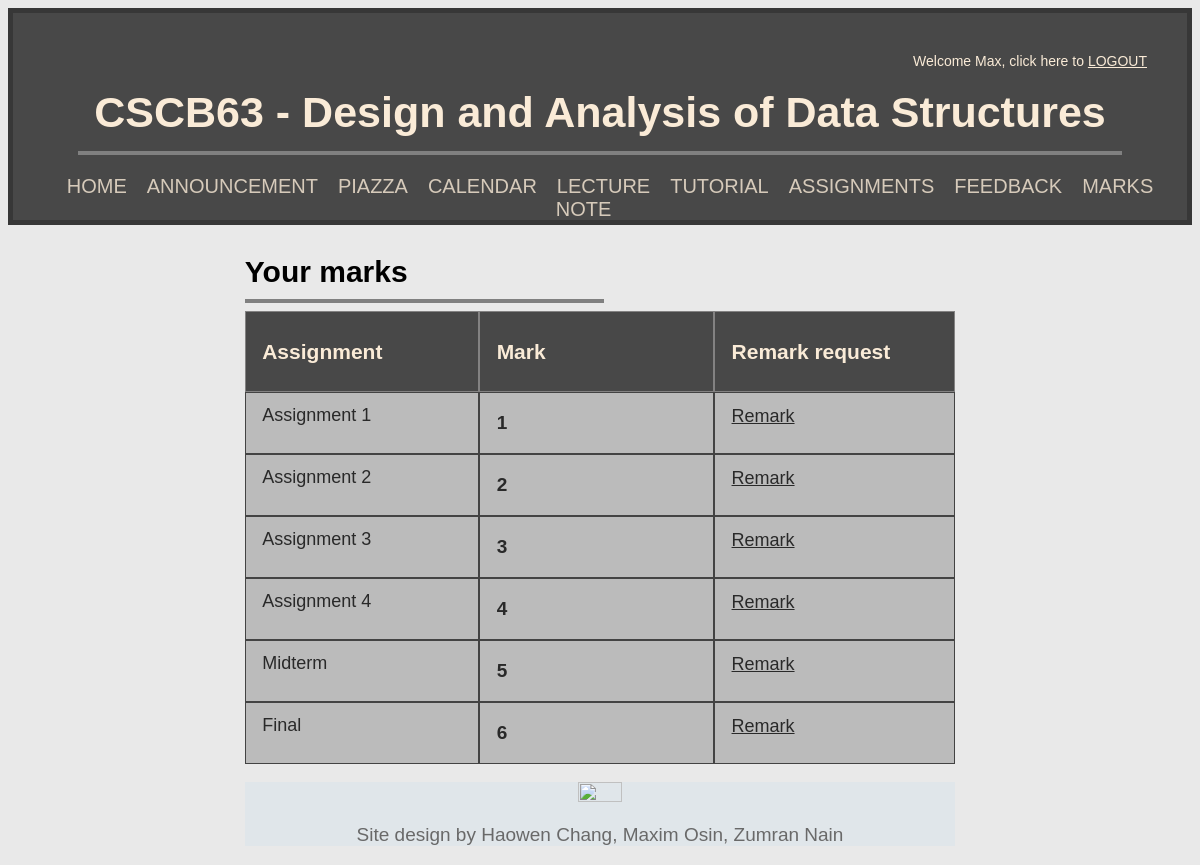
The app's page /studentmark (signed in), older data.
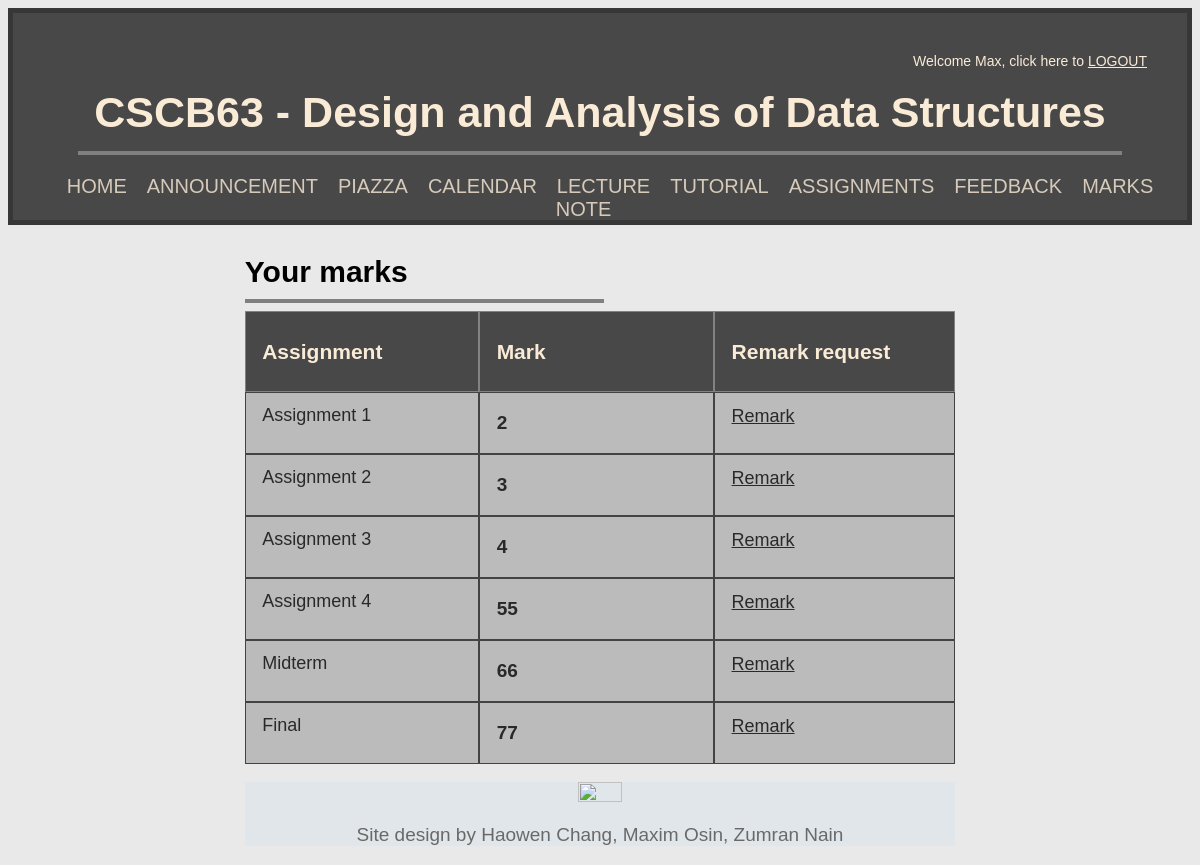
The same page, newer data.
### tables this page shows
CREATE TABLE "StudentMark" (
	"username"	TEXT NOT NULL,
	"Assignment1"	INTEGER,
	"Assignment2"	INTEGER,
	"Assignment3"	INTEGER,
	"Assignment4"	INTEGER,
	"Midterm"	INTEGER,
	"FinalTest"	INTEGER,
	PRIMARY KEY("username")
);

### app.py (the view)
@app.route('/studentmark')
def studentmark():
    if 'username' in session:
        if isInstructor(session['username']):
            return redirect(url_for('notStudent'))
        return render_template('studentmark.html', Ins=isInstructor(session['username']), marks=get_student_marks(session['username']), username=session['username'])
    return redirect(url_for('login'))

### app.py (called while the page is built)
def get_db():
    db = getattr(g, '_database', None)
    if(db is None):
        db = g._database = sqlite3.connect(DATABASE)
    return db

def query_db(query: str, args=(), one=None):
    if one is None:
        one = True
    else:
        one = False
    cursor = get_db().execute(query, args)
    result = cursor.fetchall()
    cursor.close()
    return (result[0] if result else None) if one else result

def get_student_marks(username: str):
    return query_db("""SELECT * FROM StudentMark
                    WHERE StudentMark.username == ?;""",
                    (username,), one=True)

def isInstructor(username: str):
    result = query_db("""SELECT username FROM User WHERE User.username == ?
                    AND User.isInstructor == 1;""",
                      args=(username,))
    if result is None:
        return False
    return True

@app.teardown_appcontext
def close_connection(exception):
    db = getattr(g, '_database', None)
    if db is not None:
        db.close()

### templates/studentmark.html (shortened to what this page needs)
<!DOCTYPE html>
<html>
<head>
    <link rel="stylesheet" href="../static/assignment.css">
</head>
<body>
    {% extends "index.html" %}
    {% block content %}
    <div class="content">
        <h3>Your marks</h3>
        <hr class="description">
        <div class="grid-container">
            <div id="grid-item1">
                <h4>Assignment</h4>
            </div>
            <div id="grid-item2">
                <h4>Mark</h4>
            </div>
            <div id="grid-item3">
                <h4>Remark request</h4>
            </div>
            <div class="col1">
                <a class="link" >Assignment
                    1</a>
            </div>
            <div class="col2">
                <p>{{marks[0][1]}}</p>
            </div>
            <div class="col3">
                <a style="display: inline;" class="link" href="{{ url_for('remarkrequest') }}">Remark</a>
            </div>
            <div class="col1">
                <a class="link" >Assignment
                    2</a>
            </div>
            <div class="col2">
                <p>{{marks[0][2]}}</p>
            </div>
            <div class="col3">
                <a style="display: inline;" class="link" href="{{ url_for('remarkrequesta2') }}">Remark</a>
            </div>
            <div class="col1">
                <a class="link">Assignment
                    3</a>
            </div>
            <div class="col2">
                <p>{{marks[0][3]}}</p>
            </div>
            <div class="col3">
                <a style="display: inline;" class="link" href="{{ url_for('remarkrequesta3') }}">Remark</a>
            </div>
            <div class="col1">
                <a class="link" >Assignment
                    4</a>
            </div>
            <div class="col2">
                <p>{{marks[0][4]}}</p>
            </div>
            <div class="col3">
                <a style="display: inline;" class="link" href="{{ url_for('remarkrequesta4') }}">Remark</a>
            </div>
            <div class="col1">
                <a class="link" >Midterm</a>
            </div>
            <div class="col2">
                <p>{{marks[0][5]}}</p>
            </div>
            <div class="col3">
                <a style="display: inline;" class="link" href="{{ url_for('remarkrequestmidterm') }}">Remark</a>
            </div>
            <div class="col1">
                <a class="link" >Final </a>
            </div>
            <div class="col2">
                <p>{{marks[0][6]}}</p>
            </div>
            <div class="col3">
                <a style="display: inline;" class="link" href="{{ url_for('remarkrequestfinal') }}">Remark</a>
        </div>
    </div>
    </div>
    {% endblock %}

### templates/index.html (shortened to what this page needs)
<!DOCTYPE html>
<html>
    <head>
        <link rel="stylesheet" href="../static/index.css">
    </head>
    <body>
        <div class="header-content">
            <div class="welcome">
                <p style="display: inline;">Welcome {{username}}, click here to </p>
                <a style="display: inline;" class="logout" href="http://localhost:5000/logout">LOGOUT</a>
            </div>
            <h1>CSCB63 - Design and Analysis of Data Structures</h1>
            <hr id="Header-line">
            <div class="menu-container">
                <ul>
                    {% if Ins == False %}
                    <li><a href="{{ url_for('index') }}">HOME</a></li>
                    <li><a href="{{ url_for('announcement') }}">ANNOUNCEMENT</a></li>
                    <li><a href="{{ url_for('piazza') }}">PIAZZA</a></li>
                    <li><a href="{{ url_for('calendar') }}">CALENDAR</a></li>
                    <li><a href="{{ url_for('lecture') }}">LECTURE NOTE</a></li>
                    <li><a href="{{ url_for('tutorial') }}">TUTORIAL</a></li>
                    <li><a href="{{ url_for('assignment') }}">ASSIGNMENTS</a></li>
                    <li><a href="{{ url_for('feedback') }}">FEEDBACK</a></li>
                    <li><a href="{{ url_for('studentmark') }}">MARKS</a></li>
                    {% endif %}
                </ul>
            </div>
        </div>
    {% block content %}{% endblock %}
        <br>
        <div class="footer">
            <a id="UofTlink" href="https://www.utsc.utoronto.ca/cms/faculty-of-computer-science">
                <img src="https://images.squarespace-cdn.com/content/v1/5c8e9a223560c34f9070706f/1584117182341-P48MTCA7MDXB57QM6QL1/ke17ZwdGBToddI8pDm48kJ76nH85aza3J1kOSUxUUQsUqsxRUqqbr1mOJYKfIPR7LoDQ9mXPOjoJoqy81S2I8N_N4V1vUb5AoIIIbLZhVYwL8IeDg6_3B-BRuF4nNrNcQkVuAT7tdErd0wQFEGFSnHyTjHFnbVqz2a3skCZF3VMl39tOtb9mNFVdjjN0V38UY8HhU9A19BklyivaDE3oZA/Computer+Science+%28Blue%29-01.png?format=500w" width="25%" height="25%">
            </a>
            <p>Site design by Haowen Chang, Maxim Osin, Zumran Nain</p>
        </div>
    </body>
</html>

### static/assignment.css (style rules this page uses)
.header-content { text-align: center; border-color: transparent; background-color: rgba(54, 54, 54, 0.897); border: 5px solid rgba(54, 54, 54, 0.897); padding: 40px; max-width: 100%; text-align: center; }
.content { max-width: 60%; text-align: left; margin: auto; }
h1 { text-align: center; font-size: 43px; color: antiquewhite; }
#Header-line { margin-top: -15px; width: 95%; border: 2px solid; color: grey; }
.menu-container { margin-top: 10px; border-color: transparent; height: 15px; }
.menu-container ul { list-style: none; margin: 0; display: flex; justify-content: center; align-items: center; padding: 10px 0; }
.menu-container a { font-size: 20px; padding: 0 20px; color: rgba(250, 235, 215, 0.801); position: relative; text-decoration: none; }
.menu-container a::after { content: ""; display: block; position: absolute; transition: all ease-out 300ms; height: 3px; width: 0%; bottom: -3px; background-color: antiquewhite; }
.description { margin-top: -20px; margin-left: 0; width: 50%; border: 2px solid; color: grey; }
.grid-container { display: grid; background-color: rgba(54, 54, 54, 0.897); grid-template-columns: 33% 33% 34%; justify-content:left; align-items: stretch; }
#grid-item1 { color: antiquewhite; padding-left: 7%; border: 1px solid rgba(146, 145, 145, 0.795); font-size: 19px; }
.col1 { border: 1px solid rgba(54, 54, 54, 0.897); padding-left: 7%; padding-top: 5%; background-color: rgb(187, 187, 187); text-align: left; color: rgb(41, 41, 41); font-size: 18px; }
#grid-item2 { color: antiquewhite; padding-left: 7%; border: 1px solid rgba(146, 145, 145, 0.795); font-size: 19px; }
.col2 { border: 1px solid rgba(54, 54, 54, 0.897); padding-left: 7%; background-color: rgb(187, 187, 187); text-align: left; color: rgb(41, 41, 41); font-size: 18px; font-weight: 600; }
.link { color: rgb(41, 41, 41); }
#grid-item3 { color: antiquewhite; padding-left: 7%; border: 1px solid rgba(146, 145, 145, 0.795); font-size: 19px; }
.col3 { border: 1px solid rgba(54, 54, 54, 0.897); padding-left: 7%; padding-top: 5%; background-color: rgb(187, 187, 187); text-align: left; color: rgb(41, 41, 41); font-size: 18px; }
.footer { background-color: rgba(160, 209, 238, 0.13); width: 60%; font-size: 13px; color: dimgray; text-align: center; margin: auto; }
h3 { font-size: 30px; }
h4 { font-size: 23px; }
body { background-color: rgba(146, 145, 145, 0.199); font-family: 'Gill Sans', 'Gill Sans MT', Calibri, 'Trebuchet MS', sans-serif; color: black; }

### static/index.css (style rules this page uses)
.header-content { text-align: center; border-color: transparent; background-color: rgba(54, 54, 54, 0.897); border: 5px solid rgba(54, 54, 54, 0.897); padding: 40px; max-width: 100%; text-align: center; }
.content { max-width: 60%; text-align: left; margin: auto; }
h1 { text-align: center; font-size: 43px; color: antiquewhite; }
#Header-line { margin-top: -15px; width: 95%; border: 2px solid; color: grey; }
.menu-container { margin-top: 10px; border-color: transparent; height: 15px; }
.menu-container ul { list-style: none; margin: 0; display: flex; justify-content: center; align-items: center; padding: 10px 0; }
.menu-container a { font-size: 20px; padding: 0 20px; color: rgba(250, 235, 215, 0.801); position: relative; text-decoration: none; }
.menu-container a::after { content: ""; display: block; position: absolute; transition: all ease-out 300ms; height: 3px; width: 0%; bottom: -3px; background-color: antiquewhite; }
.description { margin-top: -20px; margin-left: 0; width: 50%; border: 2px solid; color: grey; }
.footer { background-color: rgba(160, 209, 238, 0.13); width: 60%; font-size: 13px; color: dimgray; text-align: center; margin: auto; }
ul { list-style-type: none; font-size: 19px; }
h3 { font-size: 30px; }
.welcome { text-align: right; color: antiquewhite; margin-bottom: -10px; font-size: 14px; }
.welcome p { font-size: 14px; }
.logout { color: antiquewhite; }
h4 { font-size: 21px; }
p { font-size: 19px; }
body { background-color: rgba(146, 145, 145, 0.199); font-family: 'Gill Sans', 'Gill Sans MT', Calibri, 'Trebuchet MS', sans-serif; color: black; }

Row changes from the older to the newer data that the page shows:
changed StudentMark "Max": Assignment1 "1" → "2"; Assignment2 "2" → "3"; Assignment3 "3" → "4"; Assignment4 "4" → "55"; Midterm "5" → "66"; FinalTest "6" → "77"
